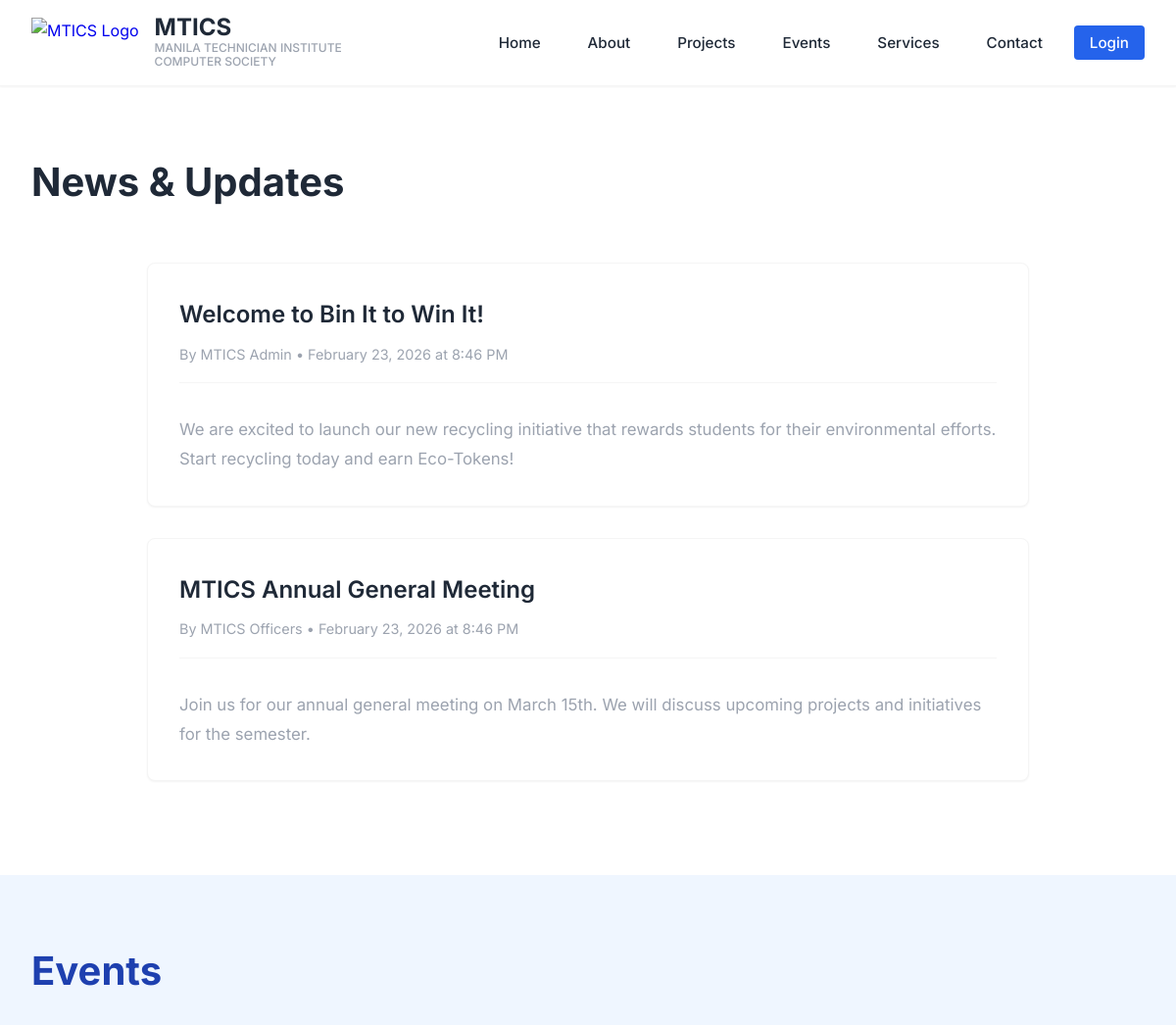
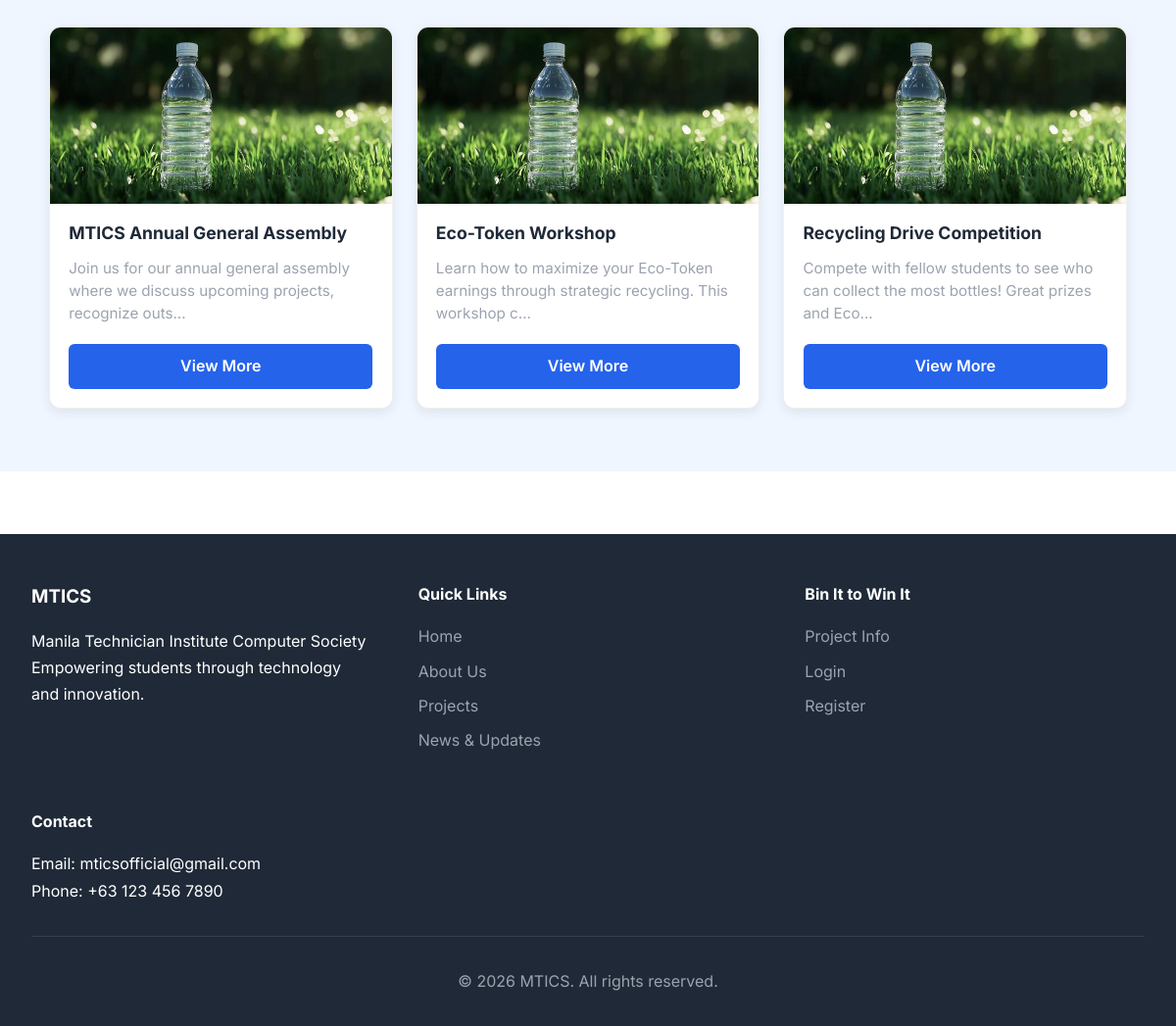
Page /news.php on the committed database (2 pictures, top to bottom).
### tables this page shows
CREATE TABLE IF NOT EXISTS news (
    id INT AUTO_INCREMENT PRIMARY KEY,
    title VARCHAR(255) NOT NULL,
    content TEXT NOT NULL,
    author VARCHAR(255),
    image_url VARCHAR(500),
    is_published BOOLEAN DEFAULT FALSE,
    created_at TIMESTAMP DEFAULT CURRENT_TIMESTAMP,
    updated_at TIMESTAMP DEFAULT CURRENT_TIMESTAMP ON UPDATE CURRENT_TIMESTAMP,
    INDEX idx_is_published (is_published),
    INDEX idx_created_at (created_at)
);

### news.php (the view, shortened to what this page needs)
<?php
$all_news = [];
try {
    $db = Database::getInstance()->getConnection();
    $stmt = $db->prepare("SELECT * FROM news WHERE is_published = 1 ORDER BY created_at DESC");
    $stmt->execute();
    $all_news = $stmt->fetchAll();
} catch (PDOException $e) {
    $all_news = [];
}
$all_events = [
    [
        'id' => 1,
        'title' => 'MTICS Annual General Assembly',
        'description' => 'Join us for our annual general assembly where we discuss upcoming projects, recognize outstanding members, and plan future initiatives for the Bin It to Win It program.',
        'event_date' => date('Y-m-d H:i:s', strtotime('+1 month')),
        'location' => 'MTICS Auditorium',
        'image_url' => 'bottle.jpg',
        'thumbnail_url' => 'bottle.jpg',
        'gallery_json' => json_encode(['bottle.jpg', 'bottle.jpg', 'bottle.jpg'])
    ],
    [
        'id' => 2,
        'title' => 'Eco-Token Workshop',
        'description' => 'Learn how to maximize your Eco-Token earnings through strategic recycling. This workshop covers best practices, sensor locations, and reward redemption strategies.',
        'event_date' => date('Y-m-d H:i:s', strtotime('+2 weeks')),
        'location' => 'Computer Lab 301',
        'image_url' => 'bottle.jpg',
        'thumbnail_url' => 'bottle.jpg',
        'gallery_json' => json_encode(['bottle.jpg', 'bottle.jpg', 'bottle.jpg'])
    ],
    [
        'id' => 3,
        'title' => 'Recycling Drive Competition',
        'description' => 'Compete with fellow students to see who can collect the most bottles! Great prizes and Eco-Token bonuses for top performers.',
        'event_date' => date('Y-m-d H:i:s', strtotime('+3 weeks')),
        'location' => 'Campus Grounds',
        'image_url' => 'bottle.jpg',
        'thumbnail_url' => 'bottle.jpg',
        'gallery_json' => json_encode(['bottle.jpg', 'bottle.jpg', 'bottle.jpg'])
    ]
];
include 'includes/header.php';
?>
<section class="section">
    <div class="container">
        <h1 class="section-title">News & Updates</h1>
        <?php if (empty($all_news)): ?>
            <div class="card" style="max-width: 600px; margin: 3rem auto; text-align: center;">
                <div class="card-body">
                    <p style="color: var(--medium-gray); font-size: 1.1rem;">
                        No news articles available at this time. Check back soon for updates!
                    </p>
                </div>
            </div>
        <?php else: ?>
            <div style="max-width: 900px; margin: 0 auto;">
                <?php foreach ($all_news as $news): ?>
                    <div id="news-<?php echo $news['id']; ?>" class="card" style="margin-bottom: 2rem; scroll-margin-top: 100px;">
                        <div class="card-header">
                            <h2 class="card-title"><?php echo htmlspecialchars($news['title']); ?></h2>
                            <div style="display: flex; justify-content: space-between; align-items: center; margin-top: 0.5rem;">
                                <p style="color: var(--medium-gray); font-size: 0.9rem;">
                                    <?php if ($news['author']): ?>
                                        By <?php echo htmlspecialchars($news['author']); ?> •
                                    <?php endif; ?>
                                    <?php echo date('F j, Y \a\t g:i A', strtotime($news['created_at'])); ?>
                                </p>
                            </div>
                        </div>
                        <div class="card-body">
                            <div style="font-size: 1.05rem; line-height: 1.8; color: var(--medium-gray);">
                                <?php echo nl2br(htmlspecialchars($news['content'])); ?>
                            </div>
                        </div>
                    </div>
                <?php endforeach; ?>
            </div>
        <?php endif; ?>
    </div>
</section>
<section class="section" style="background: var(--light-blue-bg);">
    <div class="container">
        <h2 class="section-title" style="color: var(--medium-blue-text);">Events</h2>
        <div style="max-width: 1100px; margin: 0 auto;">
            <div class="events-grid">
                <?php foreach ($all_events as $event): ?>
                    <div class="event-card">
                        <div class="event-media">
                            <?php
                                $img = '';
                                if (!empty($event['thumbnail_url'])) $img = $event['thumbnail_url'];
                                elseif (!empty($event['gallery_json'])) {
                                    $g = json_decode($event['gallery_json'], true);
                                    if (is_array($g) && count($g)>0) $img = $g[0];
                                } elseif (!empty($event['image_url'])) $img = $event['image_url'];
                            ?>
                            <?php if ($img): ?>
                                <img src="<?php echo SITE_URL . '/' . htmlspecialchars($img); ?>" alt="<?php echo htmlspecialchars($event['title']); ?>">
                            <?php else: ?>
                                <div style="width:100%;height:100%;display:flex;align-items:center;justify-content:center;color:var(--medium-gray);">No Image</div>
                            <?php endif; ?>
                        </div>
                        <div class="event-body">
                            <h4 class="event-title"><?php echo htmlspecialchars($event['title']); ?></h4>
                            <p class="event-desc"><?php echo htmlspecialchars(substr($event['description'],0,90)); ?>...</p>
                            <a href="event-details.php?id=<?php echo $event['id']; ?>" class="btn-view">View More</a>
                        </div>
                    </div>
                <?php endforeach; ?>
            </div>
        </div>
    </div>
</section>
<?php include 'includes/footer.php'; ?>

### assets/css/style.css (style rules this page uses)
:root { --primary-blue: #2563eb; --dark-blue: #1e40af; --light-blue: #3b82f6; --accent-blue: #60a5fa; --light-blue-bg: #eff6ff; --medium-blue-text: #1e40af; --azure-blue: #007bff; --gold-yellow: #ffc107; --white: #ffffff; --light-gray: #f5f5f5; --medium-gray: #9ca3af; --dark-gray: #374151; --text-dark: #1f2937; --font-primary: 'Inter', -apple-system, BlinkMacSystemFont, 'Segoe UI', sans-serif; --spacing-xs: 0.5rem; --spacing-sm: 1rem; --spacing-md: 2rem; --spacing-lg: 3rem; --spacing-xl: 4rem; --radius-sm: 4px; --radius-md: 8px; --radius-lg: 12px; --shadow-sm: 0 1px 2px rgba(0, 0, 0, 0.05); --shadow-md: 0 4px 6px rgba(0, 0, 0, 0.1); --shadow-lg: 0 10px 15px rgba(0, 0, 0, 0.1); }
* { margin: 0; padding: 0; box-sizing: border-box; }
body { font-family: var(--font-primary); background: var(--white); color: var(--text-dark); line-height: 1.7; min-height: 100vh; }
.container { max-width: 1200px; margin: 0 auto; padding: 0 var(--spacing-md); }
.section { padding: var(--spacing-xl) 0; background: var(--white); }
.section-title { font-size: 2.5rem; font-weight: 700; color: var(--text-dark); margin-bottom: var(--spacing-lg); text-align: left; }
.card { background: var(--white); border: 1px solid var(--light-gray); border-radius: var(--radius-md); padding: var(--spacing-md); box-shadow: var(--shadow-sm); transition: all 0.3s ease; }
.card-header { border-bottom: 1px solid var(--light-gray); padding-bottom: var(--spacing-sm); margin-bottom: var(--spacing-md); }
.card-title { font-size: 1.5rem; font-weight: 600; color: var(--text-dark); margin: 0; }
.card-body { color: var(--dark-gray); line-height: 1.7; }
.events-grid { display: grid; grid-template-columns: repeat(auto-fit, minmax(280px, 1fr)); gap: 1.5rem; align-items: start; }
.event-card { background: var(--white); border-radius: 12px; box-shadow: 0 4px 12px rgba(0, 0, 0, 0.08); border: 1px solid rgba(0, 0, 0, 0.06); overflow: hidden; transition: transform 0.2s ease, box-shadow 0.2s ease; }
.event-media { width: 100%; height: 180px; overflow: hidden; position: relative; }
.event-media img { width: 100%; height: 100%; object-fit: cover; display: block; }
.event-body { padding: 1.2rem; }
.event-title { font-size: 1.1rem; font-weight: 700; margin: 0 0 0.8rem 0; color: var(--text-dark); line-height: 1.3; }
.event-desc { font-size: 0.95rem; color: var(--medium-gray); margin-bottom: 1.2rem; line-height: 1.5; }
.btn-view { display: inline-block; padding: 0.6rem 1.2rem; border-radius: 6px; background: var(--primary-blue); color: var(--white); font-weight: 600; text-decoration: none; text-align: center; transition: all 0.2s ease; width: 100%; }

### rows in the picture
news: title "Welcome to Bin It to Win It!", author "MTICS Admin", created_at "February 23, 2026 at 8:46 PM", content "We are excited to launch our new recycling initiative that rewards students for their environmental efforts. Start recycling today and earn Eco-Tokens!"
news: title "MTICS Annual General Meeting", author "MTICS Officers", created_at "February 23, 2026 at 8:46 PM", content "Join us for our annual general meeting on March 15th. We will discuss upcoming projects and initiatives for the semester."

### other values in the picture
$event['title'] "MTICS Annual General Assembly"
substr($event['description'],0,90) "Join us for our annual general assembly where we discuss upcoming projects, recognize outs"
$event['title'] "Eco-Token Workshop"
substr($event['description'],0,90) "Learn how to maximize your Eco-Token earnings through strategic recycling. This workshop c"
$event['title'] "Recycling Drive Competition"
substr($event['description'],0,90) "Compete with fellow students to see who can collect the most bottles! Great prizes and Eco"
